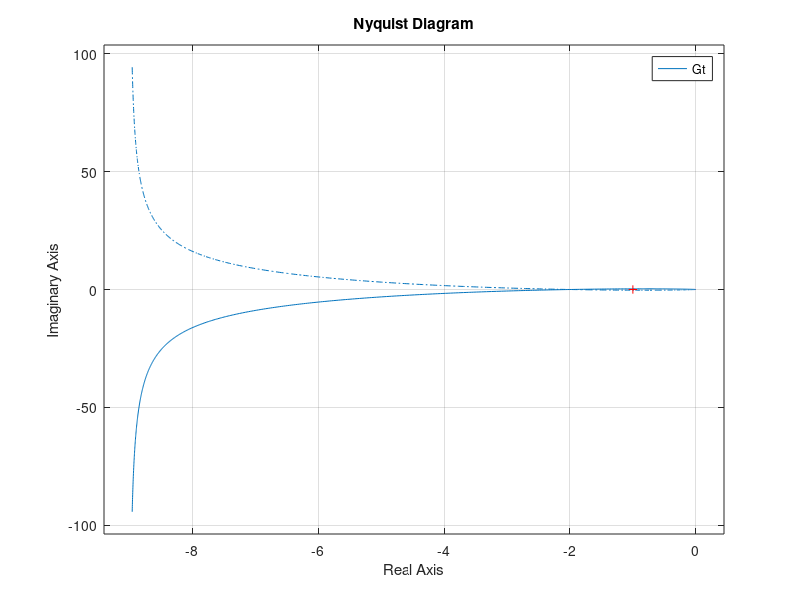

Here is the MATLAB script that generated this plot:

n1=[30];
d1=[0.1,1,0];
sys1=tf(n1,d1);
n2=[1];
d2=[0.2,1];
sys2=tf(n2,d2);

Gt=sys1*sys2;
nyquist(Gt);

%y = roots([-5.29 0 5.29 0 -1])